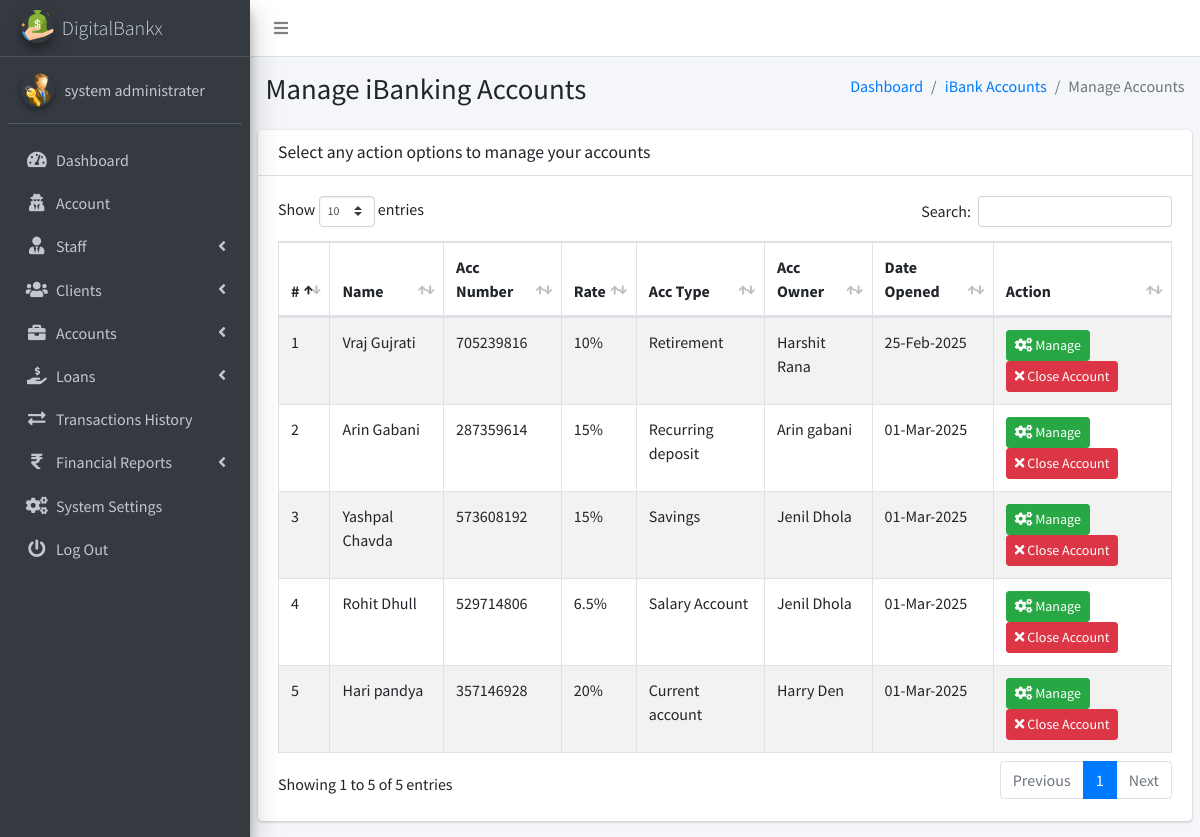
Page /admin/pages_manage_acc_openings.php (signed in) on the earlier database version.
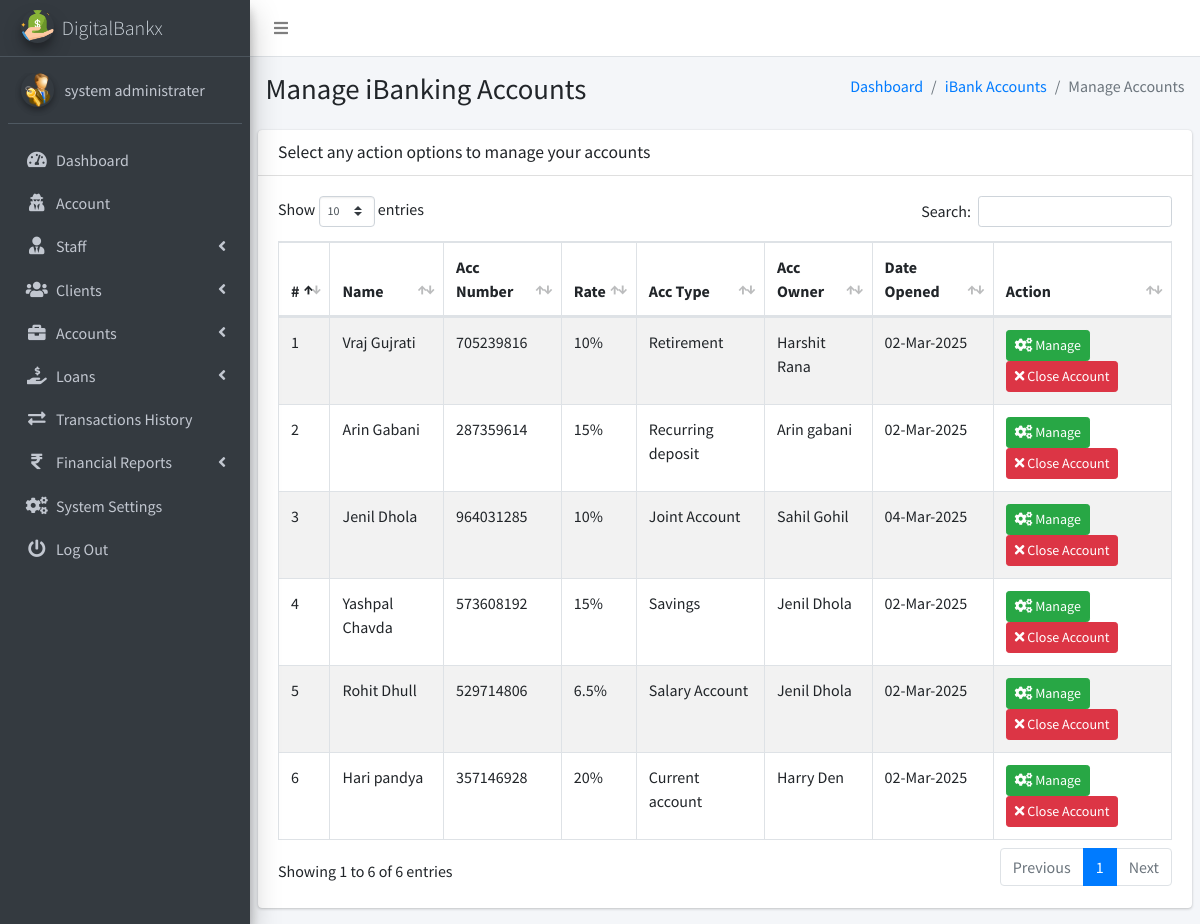
Same page on the later database version.
### tables this page shows
CREATE TABLE `ib_systemsettings` (
  `id` int(20) NOT NULL,
  `sys_name` longtext NOT NULL,
  `sys_tagline` longtext NOT NULL,
  `sys_logo` varchar(200) NOT NULL,
  `is_active` tinyint(1) NOT NULL DEFAULT 1
);

CREATE TABLE `ib_admin` (
  `admin_id` int(11) NOT NULL,
  `name` varchar(200) NOT NULL,
  `email` varchar(200) NOT NULL,
  `number` varchar(200) NOT NULL,
  `password` varchar(200) NOT NULL,
  `profile_pic` varchar(200) NOT NULL,
  `is_active` tinyint(1) NOT NULL DEFAULT 1,
  `otp` varchar(6) DEFAULT NULL,
  `otp_expiry` datetime DEFAULT NULL
);

CREATE TABLE `ib_bankaccounts` (
  `account_id` int(20) NOT NULL,
  `acc_name` varchar(200) NOT NULL,
  `account_number` varchar(200) NOT NULL,
  `acc_type` varchar(200) NOT NULL,
  `acc_rates` varchar(200) NOT NULL,
  `acc_status` varchar(200) NOT NULL,
  `acc_amount` decimal(10,2) NOT NULL,
  `client_id` int(10) UNSIGNED DEFAULT NULL,
  `created_at` timestamp(6) NOT NULL DEFAULT current_timestamp(6) ON UPDATE current_timestamp(6),
  `is_active` tinyint(1) NOT NULL DEFAULT 1
);

CREATE TABLE `ib_clients` (
  `client_id` int(10) UNSIGNED NOT NULL,
  `name` varchar(200) NOT NULL,
  `phone` varchar(200) NOT NULL,
  `address` varchar(200) NOT NULL,
  `email` varchar(200) NOT NULL,
  `aadhar_number` varchar(12) NOT NULL,
  `pan_number` varchar(10) NOT NULL,
  `password` varchar(200) NOT NULL,
  `profile_pic` varchar(200) NOT NULL,
  `client_number` varchar(200) NOT NULL,
  `is_active` tinyint(1) NOT NULL DEFAULT 1,
  `otp` varchar(10) DEFAULT NULL,
  `otp_expiry` datetime DEFAULT NULL
);

### admin/pages_manage_acc_openings.php (the view, shortened to what the changed rows need)
<?php
include('conf/config.php');
?>
<!DOCTYPE html>
<html>
<?php include("dist/_partials/head.php"); ?>
<body class="hold-transition sidebar-mini layout-fixed layout-navbar-fixed">
    <div class="wrapper">
        <?php include("dist/_partials/sidebar.php"); ?>
        <div class="content-wrapper">
            <section class="content-header">
                <div class="container-fluid">
                    <div class="row mb-2">
                        <div class="col-sm-6">
                            <h1>Manage iBanking Accounts</h1>
                        </div>
                    </div>
                </div>
            </section>
            <section class="content">
                <div class="row">
                    <div class="col-12">
                        <div class="card">
                            <div class="card-header">
                                <h3 class="card-title">Select any action options to manage your accounts</h3>
                            </div>
                            <div class="card-body">
                                <table id="example1" class="table table-hover table-bordered table-striped">
                                    <thead>
                                        <tr>
                                            <th>#</th>
                                            <th>Name</th>
                                            <th>Acc Number</th>
                                            <th>Rate</th>
                                            <th>Acc Type</th>
                                            <th>Acc Owner</th>
                                            <th>Date Opened</th>
                                            <th>Action</th>
                                        </tr>
                                    </thead>
                                    <tbody>
                                        <?php
                                        $ret = "SELECT
                                                    b.*,
                                                    c.name AS client_name
                                                FROM iB_bankAccounts b
                                                LEFT JOIN ib_clients c ON b.client_id = c.client_id
                                                ORDER BY RAND()";
                                        $stmt = $mysqli->prepare($ret);
                                        $stmt->execute();
                                        $res = $stmt->get_result();
                                        $cnt = 1;
                                        while ($row = $res->fetch_object()) {
                                            $dateOpened = $row->created_at ?? 'N/A';
                                        ?>
                                            <tr>
                                                <td><?php echo $cnt; ?></td>
                                                <td><?php echo htmlspecialchars($row->acc_name ?? 'N/A'); ?></td>
                                                <td><?php echo htmlspecialchars($row->account_number ?? 'N/A'); ?></td>
                                                <td><?php echo htmlspecialchars($row->acc_rates ?? '0.00'); ?>%</td>
                                                <td><?php echo htmlspecialchars($row->acc_type ?? 'N/A'); ?></td>
                                                <td><?php echo isset($row->client_name) ? htmlspecialchars($row->client_name) : 'N/A'; ?></td>
                                                <td><?php echo $dateOpened !== 'N/A' ? date("d-M-Y", strtotime($dateOpened)) : 'N/A'; ?></td>
                                                <td>
                                                    <a class="btn btn-success btn-sm" href="pages_update_client_accounts.php?account_id=<?php echo $row->account_id; ?>">
                                                        <i class="fas fa-cogs"></i> Manage
                                                    </a>
                                                    <a class="btn btn-danger btn-sm" href="pages_manage_acc_openings.php?deleteBankAcc=<?php echo $row->account_id; ?>">
                                                        <i class="fas fa-times"></i> Close Account
                                                    </a>
                                                </td>
                                            </tr>
                                        <?php $cnt++; } ?>
                                    </tbody>
                                </table>
                            </div>
                        </div>
                    </div>
                </div>
            </section>
        </div>
    </div>
</body>
</html>

### admin/dist/_partials/sidebar.php (shortened to what the changed rows need)
<aside class="main-sidebar sidebar-dark-primary elevation-4">
    <?php
    $admin_id = $_SESSION['admin_id'];
    $query = "SELECT * FROM iB_admin WHERE admin_id = ?";
    $stmt = $mysqli->prepare($query);
    $stmt->bind_param('i', $admin_id);
    $stmt->execute();
    $res = $stmt->get_result();
    while ($row = $res->fetch_object()) {
        $profile_picture = empty($row->profile_pic)
            ? "<img src='dist/img/user_icon.png' class='img-circle elevation-2' alt='User Image'>"
            : "<img src='dist/img/$row->profile_pic' class='img-circle elevation-2' alt='User Image'>";
        $sys_query = "SELECT * FROM iB_SystemSettings";
        $stmt = $mysqli->prepare($sys_query);
        $stmt->execute();
        $sys_res = $stmt->get_result();
        while ($sys = $sys_res->fetch_object()) {
            ?>
            <a href="pages_dashboard.php" class="brand-link text-light">
                <img src="dist/img/<?php echo $sys->sys_logo; ?>" alt="Logo" class="brand-image img-circle elevation-3">
                <span class="brand-text font-weight-light"><?php echo $sys->sys_name; ?></span>
            </a>
            <div class="sidebar">
                <div class="user-panel mt-3 pb-3 mb-3 d-flex">
                    <div class="image"><?php echo $profile_picture; ?></div>
                    <div class="info">
                        <a href="#" class="d-block"><?php echo $row->name; ?></a>
                    </div>
                </div>
                <nav class="mt-2">
                    <ul class="nav nav-pills nav-sidebar flex-column" data-widget="treeview" role="menu">
                        <li class="nav-item">
                            <a href="pages_dashboard.php" class="nav-link">
                                <i class="nav-icon fas fa-tachometer-alt"></i>
                                <p>Dashboard</p>
                            </a>
                        </li>
                        <li class="nav-item">
                            <a href="pages_account.php" class="nav-link">
                                <i class="nav-icon fas fa-user-secret"></i>
                                <p>Account</p>
                            </a>
                        </li>
                        <li class="nav-item has-treeview">
                            <a href="#" class="nav-link">
                                <i class="nav-icon fas fa-user-tie"></i>
                                <p>Staff <i class="fas fa-angle-left right"></i></p>
                            </a>
                        </li>
                        <li class="nav-item has-treeview">
                            <a href="#" class="nav-link">
                                <i class="nav-icon fas fa-users"></i>
                                <p>Clients <i class="fas fa-angle-left right"></i></p>
                            </a>
                        </li>
                        <li class="nav-item has-treeview">
                            <a href="#" class="nav-link">
                                <i class="nav-icon fas fa-briefcase"></i>
                                <p>Accounts <i class="fas fa-angle-left right"></i></p>
                            </a>
                        </li>
                        <li class="nav-item has-treeview">
                            <a href="#" class="nav-link">
                                <i class="nav-icon fas fa-hand-holding-usd"></i>
                                <p>
                                    Loans
                                    <i class="fas fa-angle-left right"></i>
                                </p>
                            </a>
                        </li>
                        <li class="nav-item">
                            <a href="pages_transactions_engine.php" class="nav-link">
                                <i class="nav-icon fas fa-exchange-alt"></i>
                                <p>Transactions History</p>
                            </a>
                        </li>
                        <li class="nav-item has-treeview">
                            <a href="#" class="nav-link">
                                <i class="nav-icon fas fa-rupee-sign"></i>
                                <p>Financial Reports <i class="fas fa-angle-left right"></i></p>
                            </a>
                        </li>
                        <li class="nav-item">
                            <a href="pages_system_settings.php" class="nav-link">
                                <i class="nav-icon fas fa-cogs"></i>
                                <p>System Settings</p>
                            </a>
                        </li>
                        <li class="nav-item">
                            <a href="pages_logout.php" class="nav-link">
                                <i class="nav-icon fas fa-power-off"></i>
                                <p>Log Out</p>
                            </a>
                        </li>
                    </ul>
                </nav>
            </div>
        </aside>
    <?php }
    } ?>

Differences in the rows shown:
changed ib_bankaccounts "Vraj Gujrati": created_at "25-Feb-2025" → "02-Mar-2025"
changed ib_bankaccounts "Arin Gabani": created_at "01-Mar-2025" → "02-Mar-2025"
added ib_bankaccounts: acc_name "Jenil Dhola", account_number "964031285", acc_rates "10", acc_type "Joint Account", client.name "Sahil Gohil", created_at "04-Mar-2025"
changed ib_bankaccounts "Yashpal Chavda": created_at "01-Mar-2025" → "02-Mar-2025"
changed ib_bankaccounts "Rohit Dhull": created_at "01-Mar-2025" → "02-Mar-2025"
changed ib_bankaccounts "Hari pandya": created_at "01-Mar-2025" → "02-Mar-2025"
Other differences:
text written by a page script: "Show entries Search: Showing 1 to 5 of 5 entries Previous 1 Next" → "Show entries Search: Showing 1 to 6 of 6 entries Previous 1 Next"
